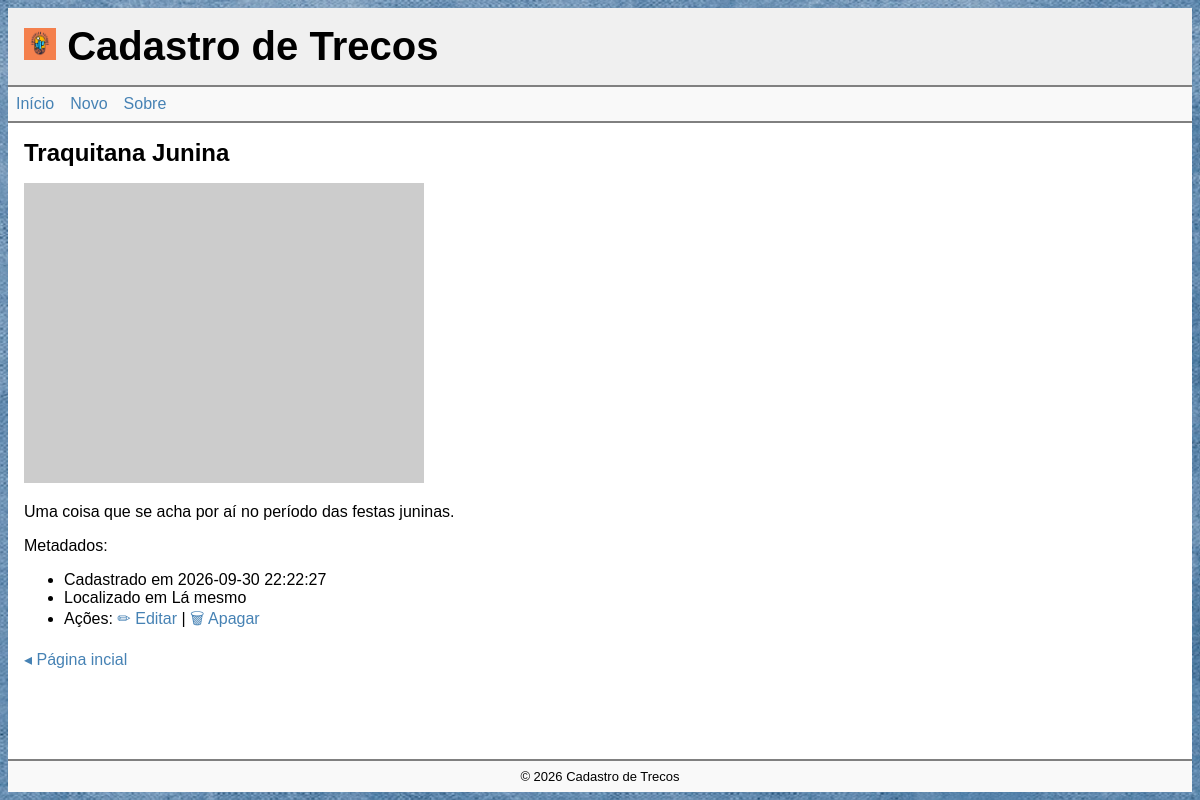
Screenshot of /view/1 with the database file from the repository.
### tables this page shows
CREATE TABLE thing (
    id INTEGER PRIMARY KEY AUTOINCREMENT,
    created_at TEXT DEFAULT CURRENT_TIMESTAMP,
    name TEXT,
	description TEXT,
    location TEXT, 
	photo TEXT,
	status TEXT CHECK (status IN ('on', 'off', 'del')) DEFAULT 'on'
);

### app.py (the view)
@app.route('/api/things/<int:thing_id>')
@app.route('/view/<int:thing_id>')
def view(thing_id):
    with sqlite3.connect('database.db') as conn:
        conn.row_factory = sqlite3.Row
        content = conn.execute("""
            SELECT *
            FROM thing
                WHERE status = 'on'
                AND id = ?
                ORDER BY created_at
        """, (thing_id,)).fetchone()
    if content is None:
        abort(404)
    if request.path.startswith('/api/'):
        return {
            "data": dict(content),
        }
    return render_template(
        "view.html",
        content=content
    )

### templates/view.html (shortened to what this page needs)
{% extends '_base.html' %}
{% block main %}
<article>
    <h2>{{ content.name }}</h2>
    <p><img src="{{ content.photo }}" alt="{{ content.name }}"></p>
    <p>{{ content.description }}</p>
    Metadados:
    <ul>
        <li>Cadastrado em {{ content.created_at }}</li>
        <li>Localizado em {{ content.location }}</li>
        <li>Ações: <a href="{{ url_for('edit', thing_id=content.id )}}">✏ Editar</a> | <a href="#delete">🗑 Apagar</a></a></li>
    </ul>
    <p><a href="{{ url_for('index') }}">◂ Página incial</a></p>
</article>
{% endblock %}

### static/css/base.css (style rules this page uses)
* { box-sizing: border-box; }
body, html { position: relative; font-family: sans-serif; font-size: 16px; margin: 0; padding: 0; height: 100%; }
body { padding: .5rem; background-color: #f0f0f0; background-color: grey; background-image: url('/static/img/bg01.jpg'); background-position: center; background-repeat: no-repeat; background-size: cover; }
a { color: steelblue; text-decoration: none; }
main>section, main>article { padding: 1rem; }
main>section h2:first-child, main>article h2:first-child { margin: 0; }

### rows the page displays
thing: name "Traquitana Junina", description "Uma coisa que se acha por aí no período das festas juninas.", created_at "2026-09-30 22:22:27", location "Lá mesmo"
